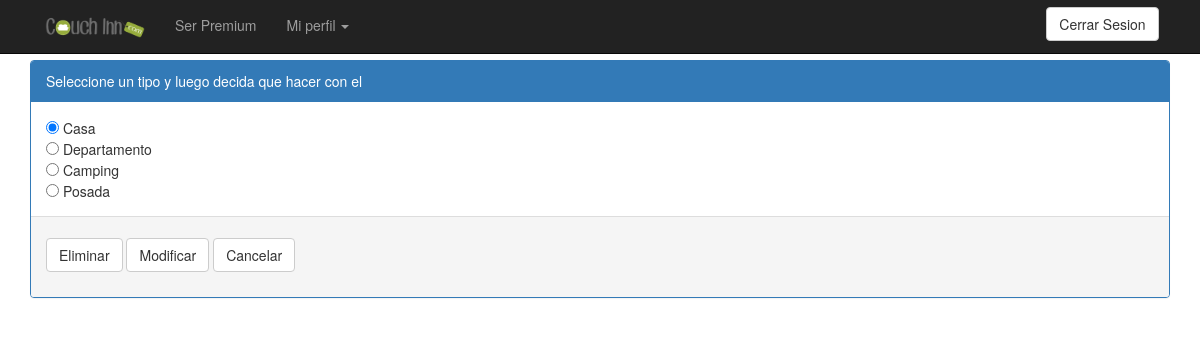
Page /listado_tipos_hospedajes.php (signed in) on the committed database.
### tables this page shows
CREATE TABLE IF NOT EXISTS `tipo` (
  `id_tipo` int(100) NOT NULL AUTO_INCREMENT,
  `nombre_tipo` varchar(30) NOT NULL,
  `eliminado` tinyint(1) DEFAULT '0',
  PRIMARY KEY (`id_tipo`)
);

### listado_tipos_hospedajes.php (the view, shortened to what this page needs)
<?php session_start();
if( isset($_SESSION['sesion_usuario']) ){
	if( isset($_SESSION['admin'])) {
		?>
		<!DOCTYPE html>
		<html>
		<head>
			<link href="bootstrap/css/bootstrap.min.css" rel="stylesheet">
			<link href="default.css" rel="stylesheet">
		</head>
		<body>
		<?php include("navbar.php"); ?>
		<div class="container">
			<div class="panel panel-primary">
			<div class="panel-heading">
				Seleccione un tipo y luego decida que hacer con el
			</div>
				<div class="panel-body">
			<form name ="form1" method ="post" action ="radioButton.php">
			<?php
			include_once("conectarBD.php");
				$query = "SELECT nombre_tipo FROM tipo WHERE eliminado=0";
				$result = mysqli_query($conexion, $query);
				$temp = 1;
				while ($row = mysqli_fetch_array($result)) {
					$nombre = $row["nombre_tipo"];
					if ($temp == 1){?>
             			<input type='radio' checked name='nomTipoAModificar' value= <?php echo($nombre);?>> <?php echo($nombre); ?> <br>
             			<?php $temp = 0; ?>
             		<?php	} else {?>
             			<input type='radio'  name='nomTipoAModificar' value= <?php echo($nombre);?>> <?php echo($nombre); ?> <br>
             		<?php	} ?>
				<?php	} ?>
			</div>
			<div class="panel-footer">
			<div class="form-group " id="buttons-tipo-couch">
                <button type="submit" name = "Eliminar" class="btn btn-default">Eliminar</button>
                <button type="submit" name = "Modificar" class="btn btn-default">Modificar</button>
                <a class="btn btn-default" href="index.php">Cancelar</a>
            </div>
			</div>
			</div>
		</div>
		</body>
		</html>
		<?php
	}else{
		header("Location: index.php?msg=solo los administradores pueden acceder a esta página&&class=alert-danger");
	}
	} else {
		header("Location: index.php?msg=debe estar logueado para ver esta pagina&&class=alert-warning");
}?>

### default.css (style rules this page uses)
#buttons-tipo-couch { margin-top: 1%; }

### rows in the picture
tipo: nombre_tipo "Casa"
tipo: nombre_tipo "Departamento"
tipo: nombre_tipo "Camping"
tipo: nombre_tipo "Posada"
